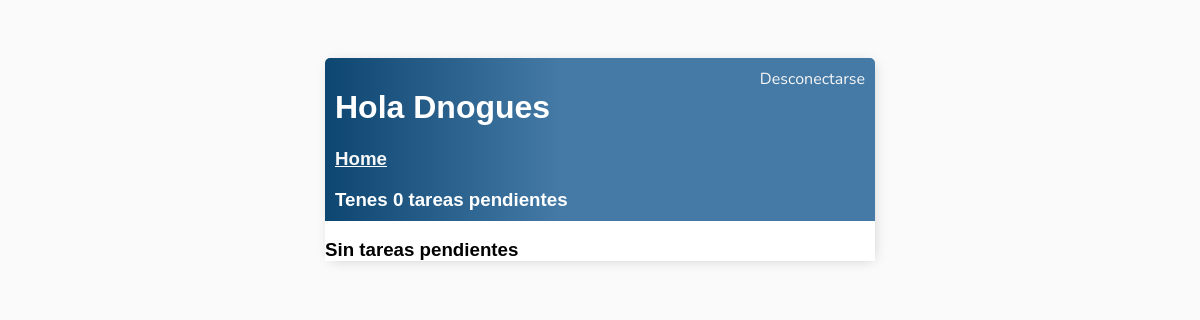
The app's page / (signed in), older data.
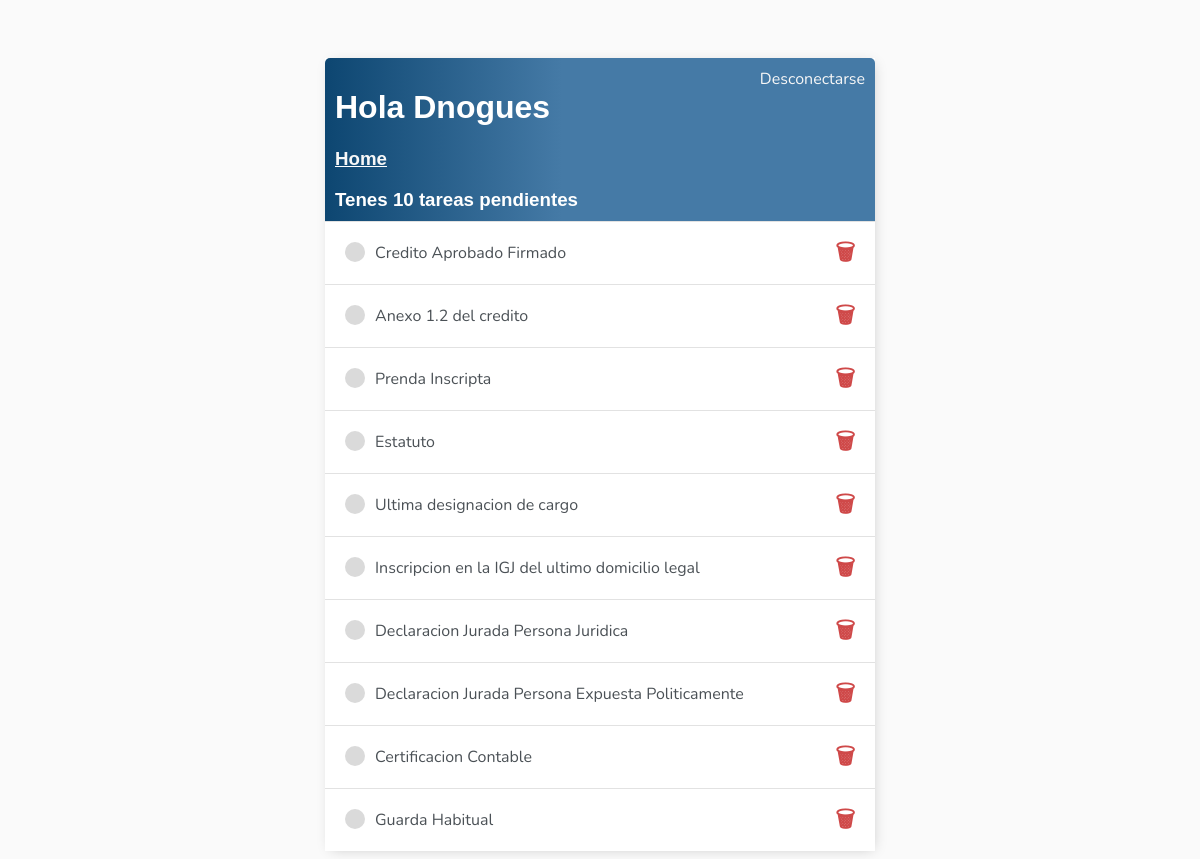
The same page, newer data.
### tareas/models.py (models this page shows, shortened)
class Tareas(models.Model):
    user = models.ForeignKey(User, on_delete=models.CASCADE,null=True,blank=True)
    titulo = models.CharField(max_length=200)
    descripcion = models.TextField(null=True,blank=True)
    descarga = models.CharField(max_length=30,null=True,blank=True)
    adjunto = models.FileField(blank=True,null=True,upload_to=save_path)
    completo = models.BooleanField(default=False)
    actualizado = models.DateField(auto_now=True) # fecha de actualizacion para
    creado = models.DateField(auto_now_add=True)
    pv = models.ForeignKey(Preventa, on_delete=models.CASCADE, null=True,blank=True)
    def __str__(self) -> str:
        return self.titulo
    class Meta:
        ordering = ['completo']
        verbose_name = 'tarea'
        verbose_name_plural = 'tareas'

### tareas/views.py (the view)
# urls.py: path('',ListaTareas.as_view(),name='tareas'),
class ListaTareas(LoginRequiredMixin, ListView):
    model = Tareas
    context_object_name = 'tareas'
    def get_context_data(self, **kwargs: Any) -> Dict[str, Any]:
        context = super().get_context_data(**kwargs)
        context['tareas'] = context['tareas'].filter(user=self.request.user)
        context['cantidad'] = context['tareas'].filter(completo=False).count()
        return context

### tareas/templates/tareas/tareas_list.html
{% extends 'tareas/base.html' %}
{% block content %}
<div class="header-bar">
    <div>
        <div >
            <h1>Hola {{request.user|title}}</h1>
            <u><a href="{% url 'home' %}"><h3 style="margin-right: 20px; display: flex;">Home</h3></a></u>
            <h3 style="margin:0"> Tenes {{cantidad}} tarea{{cantidad|pluralize:"s" }} pendientes</h3>
        </div>
    </div>
    {% if request.user.is_authenticated %}
    <a href="{% url 'logout' %}">Desconectarse</a>
    {% else %}
    <a href="{% url 'login' %}">Conectarse</a>
    {% endif %}
</div>
<div class="task-items-wraper">
    {% for tarea in tareas %}
        <div class="task-wraper">
            {% if tarea.completo %}
                <div class="task-title" >
                    <div class="task-complete-icon"></div>
                    <i><s><a href="{% url 'actualizar-tarea' tarea.id %}">{{tarea}}</a></s></i>
                </div>
                <a class="delete-link" href="{% url 'eliminar-tarea' tarea.id %}">&#215;</a>
            {% else %}
                <div class="task-title">
                    <div class="task-incomplete-icon"></div>
                    <a href="{% url 'actualizar-tarea' tarea.id %}">{{tarea}}</a>
                </div>
                <a class="delete-link" href="{% url 'eliminar-tarea' tarea.id %}">&#128465;</a>
                {% endif %}
        </div>
        {% empty %}
        <h3>Sin tareas pendientes</h3>
        {% endfor %}
</div>
{% endblock content%}

### tareas/templates/tareas/base.html (shortened to what this page needs)
<!DOCTYPE html>
<html lang="en">
<head>
</head>
<body>
    <div class="container">
        {% block content %}
        {% endblock %}
    </div>
</body>
</html>

### tareas/templates/tareas/base.html (style rules this page uses)
body { background-color: #FAFAFA; font-family: 'Nunito', sans-serif; padding-top: 50px; }
h1, h2, h3, h4, h5, h6 { font-family: 'Raleway', sans-serif; }
a, p { color: #4b5156; }
.container { max-width: 550px; margin: auto; background-color: #fff; -webkit-box-shadow: 2px 2px 13px -4px rgba(0, 0, 0, 0.21); box-shadow: 2px 2px 13px -4px rgba(0, 0, 0, 0.21); }
.header-bar { display: flex; justify-content: space-between; color: #fff; padding: 10px; border-radius: 5px 5px 0 0; background: linear-gradient(90deg, #0d4671 0%, #457aa6 43%, #457aa6 100%); }
.header-bar a { color: #f7f7f7; text-decoration: none; }
.task-wraper { display: flex; align-items: center; justify-content: space-between; padding: 20px; background-color: #fff; border-top: 1px solid #e2e2e2; }
.task-title { display: flex; }
.task-title a { text-decoration: none; color: #4b5156; margin-left: 10px; }
.task-incomplete-icon { height: 20px; width: 20px; background-color: #dadada; border-radius: 50%; }
.delete-link { text-decoration: none; font-weight: 900; color: #cf4949; font-size: 22px; line-height: 0; }

Row changes from the older to the newer data that the page shows:
added Tareas: titulo "Credito Aprobado Firmado"
added Tareas: titulo "Anexo 1.2 del credito"
added Tareas: titulo "Prenda Inscripta"
added Tareas: titulo "Estatuto"
added Tareas: titulo "Ultima designacion de cargo"
added Tareas: titulo "Inscripcion en la IGJ del ultimo domicilio legal"
added Tareas: titulo "Declaracion Jurada Persona Juridica"
added Tareas: titulo "Declaracion Jurada Persona Expuesta Politicamente"
added Tareas: titulo "Certificacion Contable"
added Tareas: titulo "Guarda Habitual"
Text that changed along with them:
{{ cantidad }}: "0" → "10"
text no longer shown: "Sin tareas pendientes"
